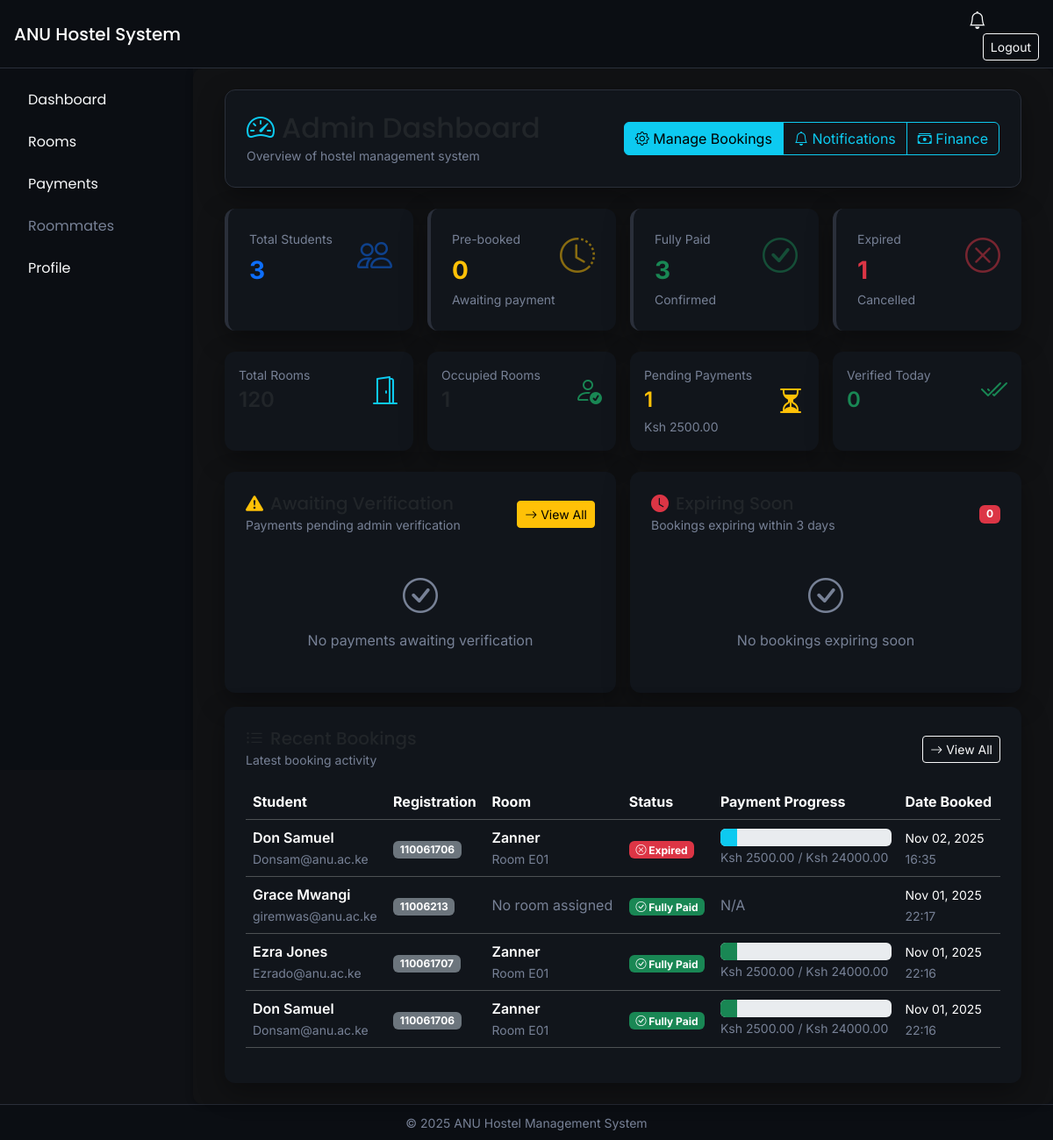
Page /admin-dashboard/ (signed in) on the earlier database version.
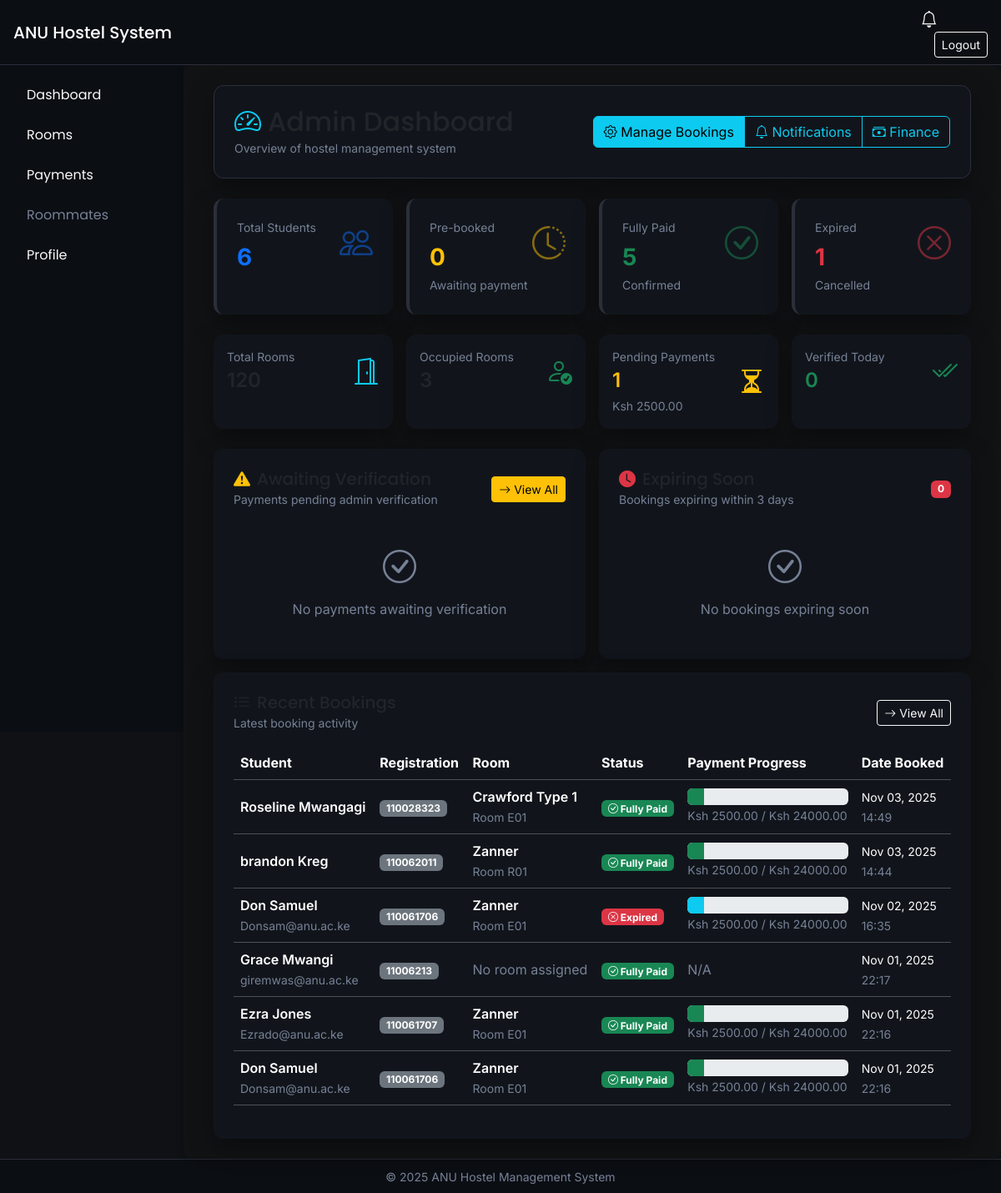
Same page on the later database version.
### core/models.py (models this page shows, shortened)
class Booking(models.Model):
    STATUS_CHOICES = [
        ('prebooked', 'Pre-booked'),
        ('paid', 'Fully Paid'),
        ('expired', 'Expired'),
    ]
    student = models.ForeignKey(Student, on_delete=models.CASCADE, related_name='bookings')
    room = models.ForeignKey(Room, on_delete=models.SET_NULL, null=True, blank=True)
    date_booked = models.DateTimeField(auto_now_add=True)
    status = models.CharField(max_length=20, choices=STATUS_CHOICES, default='prebooked')
    expiry_date = models.DateField(null=True, blank=True)
    def get_total_paid(self):
        return sum(p.amount for p in self.payments.filter(verified=True))
    def get_total_paid_all(self):
        return sum(p.amount for p in self.payments.all())
    def get_total_due(self):
        if self.room:
            return self.room.price
        return 0
    def is_fully_paid(self):
        return self.get_total_paid() >= self.get_total_due() and self.status == 'paid'

class Student(models.Model):
    user = models.OneToOneField(User, on_delete=models.CASCADE)
    reg_no = models.CharField(max_length=50, unique=True)
    phone = models.CharField(max_length=15, blank=True, null=True)
    course = models.CharField(max_length=100, blank=True, null=True)
    year_of_study = models.CharField(max_length=20, blank=True, null=True)
    gender = models.CharField(max_length=10, blank=True, null=True)

class Room(models.Model):
    hostel = models.ForeignKey(Hostel, on_delete=models.CASCADE, related_name='rooms')
    room_number = models.CharField(max_length=10)
    capacity = models.PositiveIntegerField(default=2)
    is_vacant = models.BooleanField(default=True)
    price = models.DecimalField(max_digits=10, decimal_places=2, default=24000)
    description = models.TextField(blank=True, null=True)

class Hostel(models.Model):
    GENDER_CHOICES = [
        ('Male', 'Male'),
        ('Female', 'Female'),
    ]
    ROOM_TYPE_CHOICES = [
        ('Type 1', 'Type 1'),
        ('Ensuite', 'Ensuite'),
        ('Regular', 'Regular'),
    ]
    name = models.CharField(max_length=100)
    gender = models.CharField(max_length=10, choices=GENDER_CHOICES, default='Male')
    type = models.CharField(max_length=20, choices=ROOM_TYPE_CHOICES, default='Regular')
    description = models.TextField(blank=True, null=True)

### core/views.py (the view, shortened to what this page needs)
# urls.py: path('admin-dashboard/', views.admin_dashboard, name='admin_dashboard'),
@login_required
def admin_dashboard(request):
    total_students = Student.objects.count()
    prebooked = Booking.objects.filter(status='prebooked').count()
    fully_paid = Booking.objects.filter(status='paid').count()
    expired = Booking.objects.filter(status='expired').count()
    vacant_rooms = Room.objects.filter(is_vacant=True).count()
    total_rooms = Room.objects.count()
    occupied_rooms = total_rooms - vacant_rooms
    pending_payments = Payment.objects.filter(verified=False).count()
    total_pending_amount = Payment.objects.filter(verified=False).aggregate(total=Sum('amount'))['total'] or Decimal('0.00')
    verified_payments_today = Payment.objects.filter(verified=True, date_paid__date=timezone.now().date()).count()
    recent_bookings = Booking.objects.select_related('student', 'room', 'room__hostel').order_by('-date_booked')[:10]
    awaiting_verification = Booking.objects.filter(
        status='prebooked',
        payments__verified=False
    ).distinct().select_related('student', 'room', 'room__hostel').order_by('-date_booked')[:8]
    from datetime import timedelta
    three_days_from_now = timezone.now().date() + timedelta(days=3)
    expiring_soon = Booking.objects.filter(
        status='prebooked',
        expiry_date__lte=three_days_from_now,
        expiry_date__gte=timezone.now().date()
    ).select_related('student', 'room', 'room__hostel').order_by('expiry_date')[:5]
    pending_payment_bookings = []
    context = {
        'total_students': total_students,
        'prebooked': prebooked,
        'fully_paid': fully_paid,
        'expired': expired,
        'vacant_rooms': vacant_rooms,
        'total_rooms': total_rooms,
        'occupied_rooms': occupied_rooms,
        'pending_payments': pending_payments,
        'total_pending_amount': float(total_pending_amount),
        'verified_payments_today': verified_payments_today,
        'recent_bookings': recent_bookings,
        'awaiting_verification': awaiting_verification,
        'expiring_soon': expiring_soon,
        'pending_payment_bookings': pending_payment_bookings,
    }
    return render(request, 'admin_dashboard.html', context)

### core/templates/admin_dashboard.html (shortened to what the changed rows need)
{% extends 'base.html' %}
{% block content %}
<div class="container-fluid">
    <div class="card p-4 mb-4 bg-dark border border-info">
        <div class="d-flex justify-content-between align-items-center">
            <div>
                <h2 class="mb-0" style="font-family: 'Poppins', sans-serif;">
                    <i class="bi bi-speedometer2 me-2 text-info"></i>Admin Dashboard
                </h2>
            </div>
        </div>
    </div>
    <div class="row g-3 mb-4">
        <div class="col-md-3">
            <div class="card p-4 h-100 border-start border-primary border-4">
                <div class="d-flex justify-content-between align-items-start">
                    <div>
                        <div class="text-muted small mb-1">Total Students</div>
                        <div class="fs-3 fw-bold text-primary">{{ total_students }}</div>
                    </div>
                </div>
            </div>
        </div>
        <div class="col-md-3">
            <div class="card p-4 h-100 border-start border-success border-4">
                <div class="d-flex justify-content-between align-items-start">
                    <div>
                        <div class="text-muted small mb-1">Fully Paid</div>
                        <div class="fs-3 fw-bold text-success">{{ fully_paid }}</div>
                        <small class="text-muted">Confirmed</small>
                    </div>
                </div>
            </div>
        </div>
    </div>
    <div class="card p-4 mt-3">
        <div class="table-responsive">
            <table class="table table-dark table-hover align-middle">
                <thead>
                    <tr>
                        <th>Student</th>
                        <th>Registration</th>
                        <th>Room</th>
                        <th>Status</th>
                        <th>Payment Progress</th>
                        <th>Date Booked</th>
                    </tr>
                </thead>
                <tbody>
                    {% for booking in recent_bookings %}
                    <tr>
                        <td>
                            <div class="fw-semibold">{{ booking.student.user.get_full_name }}</div>
                            <small class="text-muted">{{ booking.student.user.email|default:"" }}</small>
                        </td>
                        <td>
                            <span class="badge bg-secondary">{{ booking.student.reg_no }}</span>
                        </td>
                        <td>
                            {% if booking.room %}
                                <div class="fw-semibold">{{ booking.room.hostel.name }}</div>
                                <small class="text-muted">Room {{ booking.room.room_number }}</small>
                            {% else %}
                                <span class="text-muted">No room assigned</span>
                            {% endif %}
                        </td>
                        <td>
                            {% if booking.status == 'paid' %}
                                <span class="badge bg-success">
                                    <i class="bi bi-check-circle"></i> Fully Paid
                                </span>
                            {% elif booking.status == 'prebooked' %}
                                <span class="badge bg-warning text-dark">
                                    <i class="bi bi-clock"></i> Pre-booked
                                </span>
                            {% elif booking.status == 'expired' %}
                                <span class="badge bg-danger">
                                    <i class="bi bi-x-circle"></i> Expired
                                </span>
                            {% endif %}
                        </td>
                        <td>
                            {% if booking.room %}
                                {% with total_due=booking.get_total_due paid=booking.get_total_paid_all %}
                                    {% widthratio paid total_due 100 as progress_percent %}
                                    <div class="progress" style="height: 20px;">
                                        <div class="progress-bar {% if booking.status == 'paid' %}bg-success{% else %}bg-info{% endif %}"
                                             role="progressbar" style="width: {{ progress_percent }}%">
                                        </div>
                                    </div>
                                    <small class="text-muted">
                                        Ksh {{ paid|floatformat:2 }} / Ksh {{ total_due|floatformat:2 }}
                                    </small>
                                {% endwith %}
                            {% else %}
                                <span class="text-muted">N/A</span>
                            {% endif %}
                        </td>
                        <td>
                            <small>{{ booking.date_booked|date:"M d, Y" }}</small><br>
                            <small class="text-muted">{{ booking.date_booked|date:"H:i" }}</small>
                        </td>
                    </tr>
                    {% endfor %}
                </tbody>
            </table>
        </div>
    </div>
</div>
{% endblock %}

Differences in the rows shown:
added Booking: student.user.get_full_name "Roseline Mwangagi", student.reg_no "110028323", room.hostel.name "Crawford Type 1", room.room_number "E01", status "paid" (drawn), get_total_paid_all "2500.00", get_total_due "24000.00", date_booked "Nov 03, 2025", date_booked "14:49"
added Booking: student.user.get_full_name "brandon Kreg", student.reg_no "110062011", room.hostel.name "Zanner", room.room_number "R01", status "paid" (drawn), get_total_paid_all "2500.00", get_total_due "24000.00", date_booked "Nov 03, 2025", date_booked "14:44"
Other differences:
{{ total_students }}: "3" → "6"
{{ fully_paid }}: "3" → "5"
